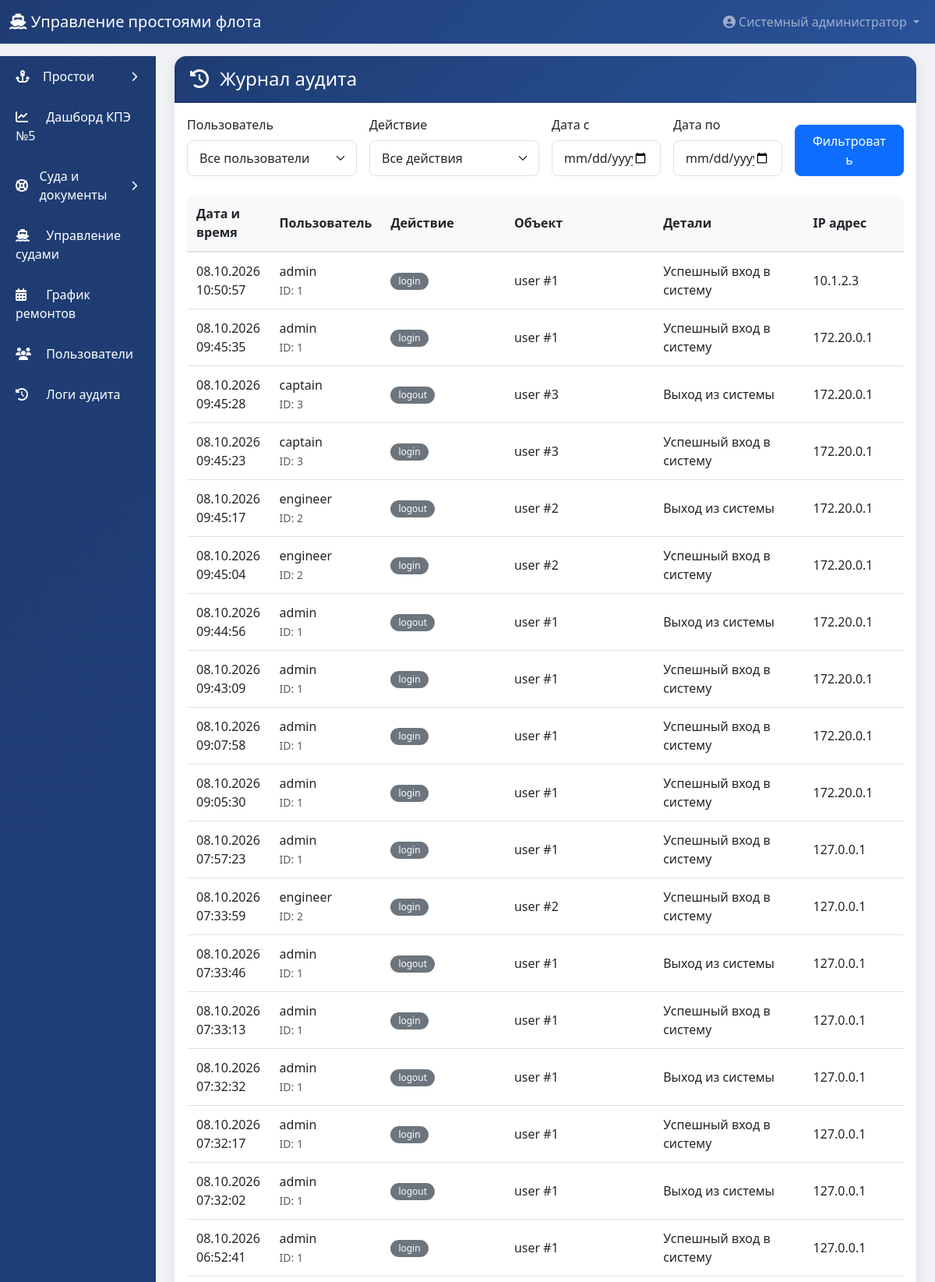
The page /admin/logs (signed in, upper part) on the database its author committed.
### models.py (models this page shows)
class User(UserMixin, db.Model):
    __tablename__ = 'users'
    id = db.Column(db.Integer, primary_key=True)
    username = db.Column(db.String(80), unique=True, nullable=False)
    password_hash = db.Column(db.String(200), nullable=False)
    full_name = db.Column(db.String(200), nullable=False)
    role = db.Column(db.String(20), nullable=False)
    is_active = db.Column(db.Boolean, default=True)
    ship_id = db.Column(db.Integer, db.ForeignKey('ships.id'), nullable=True)
    created_at = db.Column(db.DateTime, default=datetime.utcnow)
    ship = db.relationship('Ship', backref='captains', foreign_keys=[ship_id])

class AuditLog(db.Model):
    __tablename__ = 'audit_logs'
    id = db.Column(db.Integer, primary_key=True)
    user_id = db.Column(db.Integer, db.ForeignKey('users.id'))
    username = db.Column(db.String(80))
    action = db.Column(db.String(200), nullable=False)
    target_type = db.Column(db.String(50))
    target_id = db.Column(db.Integer)
    details = db.Column(db.Text)
    ip_address = db.Column(db.String(50))
    created_at = db.Column(db.DateTime, default=datetime.utcnow)
    user = db.relationship('User', backref='audit_logs')

### app.py (the view)
@app.route('/admin/logs')
@login_required
@admin_required
def admin_logs():
    user_filter = request.args.get('user_id', '')
    action_filter = request.args.get('action', '')
    date_from = request.args.get('date_from', '')
    date_to = request.args.get('date_to', '')
    query = AuditLog.query
    if user_filter:
        query = query.filter_by(user_id=int(user_filter))
    if action_filter:
        query = query.filter(AuditLog.action.like(f'%{action_filter}%'))
    if date_from:
        query = query.filter(AuditLog.created_at >= datetime.strptime(date_from, '%Y-%m-%d'))
    if date_to:
        query = query.filter(AuditLog.created_at <= datetime.strptime(date_to, '%Y-%m-%d') + timedelta(days=1))
    logs = query.order_by(AuditLog.created_at.desc()).limit(500).all()
    users = User.query.all()
    actions = db.session.query(AuditLog.action).distinct().all()
    return render_template('admin/logs.html', logs=logs, users=users, actions=actions)

### auth.py (called while the page is built)
@login_manager.user_loader
def load_user(user_id):
    return User.query.get(int(user_id))

def role_required(*roles):
    def decorator(f):
        @wraps(f)
        def decorated_function(*args, **kwargs):
            if not current_user.is_authenticated:
                flash('Пожалуйста, авторизуйтесь', 'warning')
                return redirect(url_for('login'))  # ИСПРАВЛЕНО
            if current_user.role not in roles:
                flash('У вас нет доступа к этой странице', 'danger')
                return redirect(url_for('dashboard'))
            return f(*args, **kwargs)
        return decorated_function
    return decorator

### fleet_routes.py (called while the page is built)
@fleet.app_context_processor
def _inject_fleet_context():
    return {'expiry_titles': EXPIRY_TITLES, 'today_iso': date.today().isoformat()}

### templates/admin/logs.html (shortened to what this page needs)
{% extends "base.html" %}
{% block content %}
<div class="container-fluid">
    <div class="card">
        <div class="card-header">
            <h4 class="mb-0"><i class="fas fa-history me-2"></i> Журнал аудита</h4>
        </div>
        <div class="card-body">
            <form method="GET" class="row g-3 mb-4">
                <div class="col-md-3">
                    <label class="form-label">Пользователь</label>
                    <select name="user_id" class="form-select">
                        <option value="">Все пользователи</option>
                    </select>
                </div>
                <div class="col-md-3">
                    <label class="form-label">Действие</label>
                    <select name="action" class="form-select">
                        <option value="">Все действия</option>
                    </select>
                </div>
                <div class="col-md-2">
                    <label class="form-label">Дата с</label>
                    <input type="date" name="date_from" class="form-control" value="{{ request.args.get('date_from', '') }}">
                </div>
                <div class="col-md-2">
                    <label class="form-label">Дата по</label>
                    <input type="date" name="date_to" class="form-control" value="{{ request.args.get('date_to', '') }}">
                </div>
                <div class="col-md-2 d-flex align-items-end">
                    <button type="submit" class="btn btn-primary w-100">Фильтровать</button>
                </div>
            </form>
            <div class="table-responsive">
                <table class="table table-hover table-sm">
                    <thead>
                        <tr>
                            <th>Дата и время</th>
                            <th>Пользователь</th>
                            <th>Действие</th>
                            <th>Объект</th>
                            <th>Детали</th>
                            <th>IP адрес</th>
                        </tr>
                    </thead>
                    <tbody>
                        {% for log in logs %}
                        <tr>
                            <td>{{ log.created_at.strftime('%d.%m.%Y %H:%M:%S') }}</td>
                            <td>{{ log.username }}<br><small class="text-muted">ID: {{ log.user_id }}</small></td>
                            <td>
                                <span class="badge bg-secondary">{{ log.action }}</span>
                            </td>
                            <td>{{ log.target_type }} #{{ log.target_id }}</td>
                            <td>{{ log.details[:100] }}{% if log.details|length > 100 %}...{% endif %}</td>
                            <td>{{ log.ip_address or '-' }}</td>
                        </tr>
                        {% else %}
                        <tr>
                            <td colspan="6" class="text-center py-5">Нет записей в логах</td>
                        </tr>
                        {% endfor %}
                    </tbody>
                </table>
            </div>
        </div>
    </div>
</div>
{% endblock %}

### templates/base.html (shortened to what this page needs)
<!DOCTYPE html>
<html lang="ru">
<head>
    <link href="https://cdn.jsdelivr.net/npm/bootstrap@5.3.0/dist/css/bootstrap.min.css" rel="stylesheet">
    <link rel="stylesheet" href="https://cdnjs.cloudflare.com/ajax/libs/font-awesome/6.4.0/css/all.min.css">
    <link href="https://cdn.jsdelivr.net/npm/tom-select@2.3.1/dist/css/tom-select.bootstrap5.min.css" rel="stylesheet">
</head>
<body>
    {% if current_user.is_authenticated %}
    <nav class="navbar navbar-expand-lg navbar-dark" style="background: linear-gradient(135deg, #1e3c72 0%, #2a5298 100%);">
        <div class="container-fluid">
            <a class="navbar-brand" href="{{ url_for('dashboard') }}">
                <i class="fas fa-ship"></i> Управление простоями флота
            </a>
            <div class="collapse navbar-collapse" id="navbarNav">
                <ul class="navbar-nav ms-auto">
                    <li class="nav-item dropdown">
                        <a class="nav-link dropdown-toggle" href="#" role="button" data-bs-toggle="dropdown">
                            <i class="fas fa-user-circle"></i> {{ current_user.full_name }}
                        </a>
                    </li>
                </ul>
            </div>
        </div>
    </nav>
    <div class="container-fluid mt-3">
        <div class="row">
            <div class="col-md-2 col-lg-2 d-none d-md-block sidebar p-0">
                <div class="list-group list-group-flush">
                    {% if current_user.role == 'captain' %}
                        <a href="{{ url_for('captain_dashboard') }}" class="list-group-item list-group-item-action">
                            <i class="fas fa-tachometer-alt"></i> Дашборд капитана
                        </a>
                        <a href="{{ url_for('captain_history') }}" class="list-group-item list-group-item-action">
                            <i class="fas fa-history"></i> История простоев
                        </a>
                    {% elif current_user.role == 'admin' %}
                        {% set downtimes_open = request.endpoint in ['engineer_pending', 'engineer_downtimes', 'admin_downtimes_correction'] %}
                        <a href="#downtimesGroup" class="list-group-item list-group-item-action sidebar-group-toggle {% if not downtimes_open %}collapsed{% endif %}" data-bs-toggle="collapse" role="button" aria-expanded="{{ 'true' if downtimes_open else 'false' }}" aria-controls="downtimesGroup">
                            <i class="fas fa-anchor"></i> Простои
                            <i class="fas fa-chevron-down sidebar-chevron"></i>
                        </a>
                        <a href="{{ url_for('engineer_dashboard_page') }}" class="list-group-item list-group-item-action">
                            <i class="fas fa-chart-line"></i> Дашборд КПЭ №5
                        </a>
                        {% set fleet_open = request.blueprint == 'fleet' %}
                        <a href="#fleetGroup" class="list-group-item list-group-item-action sidebar-group-toggle {% if not fleet_open %}collapsed{% endif %}" data-bs-toggle="collapse" role="button" aria-expanded="{{ 'true' if fleet_open else 'false' }}" aria-controls="fleetGroup">
                            <i class="fas fa-life-ring"></i> Суда и документы
                            <i class="fas fa-chevron-down sidebar-chevron"></i>
                        </a>
                        <a href="{{ url_for('admin_ships') }}" class="list-group-item list-group-item-action">
                            <i class="fas fa-ship"></i> Управление судами
                        </a>
                        <a href="{{ url_for('admin_maintenance') }}" class="list-group-item list-group-item-action">
                            <i class="fas fa-calendar-alt"></i> График ремонтов
                        </a>
                        <a href="{{ url_for('admin_users') }}" class="list-group-item list-group-item-action">
                            <i class="fas fa-users"></i> Пользователи
                        </a>
                        <a href="{{ url_for('admin_logs') }}" class="list-group-item list-group-item-action">
                            <i class="fas fa-history"></i> Логи аудита
                        </a>
                    {% endif %}
                </div>
            </div>
            <div class="col-md-10 col-lg-10">
                {% block content %}{% endblock %}
            </div>
        </div>
    </div>
    {% else %}
        {% block content_login %}{% endblock %}
    {% endif %}
</body>
</html>

### templates/base.html (style rules this page uses)
body { background-color: #f0f2f5; font-family: 'Segoe UI', Tahoma, Geneva, Verdana, sans-serif; }
.sidebar { background: linear-gradient(135deg, #1e3c72 0%, #2a5298 100%); min-height: calc(100vh - 56px); border-radius: 0; }
.sidebar .list-group-item { background: transparent; border: none; color: white; padding: 12px 20px; margin: 2px 0; transition: all 0.3s; }
.sidebar .list-group-item i { margin-right: 10px; width: 25px; }
.sidebar .sidebar-group-toggle { display: flex; align-items: center; }
.sidebar .sidebar-chevron { margin: 0 0 0 auto !important; width: auto !important; font-size: 0.8rem; transition: transform 0.3s; }
.sidebar .sidebar-group-toggle.collapsed .sidebar-chevron { transform: rotate(-90deg); }
.card { border-radius: 15px; box-shadow: 0 5px 20px rgba(0,0,0,0.08); border: none; margin-bottom: 20px; }
.card-header { background: linear-gradient(135deg, #1e3c72 0%, #2a5298 100%); color: white; border-radius: 15px 15px 0 0 !important; padding: 15px 20px; font-weight: 600; }
.table { background: white; border-radius: 10px; overflow: hidden; }
.table th { background-color: #f8f9fa; font-weight: 600; border-bottom: 2px solid #dee2e6; }
.table td, .table th { padding: 12px; vertical-align: middle; }
.btn { border-radius: 8px; padding: 8px 20px; transition: all 0.3s; }
.form-control, .form-select { border-radius: 8px; padding: 10px 15px; border: 1px solid #dee2e6; }
.badge { padding: 5px 10px; border-radius: 20px; font-weight: 500; }
.table-responsive { border-radius: 10px; overflow-x: auto; }

### rows shown on the page
User: full_name "Системный администратор"
AuditLog: created_at "08.10.2026 10:50:57", username "admin", user_id "1", action "login", target_type "user", target_id "1", details "Успешный вход в систему", ip_address "10.1.2.3"
AuditLog: created_at "08.10.2026 09:45:35", username "admin", user_id "1", action "login", target_type "user", target_id "1", details "Успешный вход в систему", ip_address "172.20.0.1"
AuditLog: created_at "08.10.2026 09:45:28", username "captain", user_id "3", action "logout", target_type "user", target_id "3", details "Выход из системы", ip_address "172.20.0.1"
AuditLog: created_at "08.10.2026 09:45:23", username "captain", user_id "3", action "login", target_type "user", target_id "3", details "Успешный вход в систему", ip_address "172.20.0.1"
AuditLog: created_at "08.10.2026 09:45:17", username "engineer", user_id "2", action "logout", target_type "user", target_id "2", details "Выход из системы", ip_address "172.20.0.1"
AuditLog: created_at "08.10.2026 09:45:04", username "engineer", user_id "2", action "login", target_type "user", target_id "2", details "Успешный вход в систему", ip_address "172.20.0.1"
AuditLog: created_at "08.10.2026 09:44:56", username "admin", user_id "1", action "logout", target_type "user", target_id "1", details "Выход из системы", ip_address "172.20.0.1"
AuditLog: created_at "08.10.2026 09:43:09", username "admin", user_id "1", action "login", target_type "user", target_id "1", details "Успешный вход в систему", ip_address "172.20.0.1"
AuditLog: created_at "08.10.2026 09:07:58", username "admin", user_id "1", action "login", target_type "user", target_id "1", details "Успешный вход в систему", ip_address "172.20.0.1"
AuditLog: created_at "08.10.2026 09:05:30", username "admin", user_id "1", action "login", target_type "user", target_id "1", details "Успешный вход в систему", ip_address "172.20.0.1"
AuditLog: created_at "08.10.2026 07:57:23", username "admin", user_id "1", action "login", target_type "user", target_id "1", details "Успешный вход в систему", ip_address "127.0.0.1"
AuditLog: created_at "08.10.2026 07:33:59", username "engineer", user_id "2", action "login", target_type "user", target_id "2", details "Успешный вход в систему", ip_address "127.0.0.1"
AuditLog: created_at "08.10.2026 07:33:46", username "admin", user_id "1", action "logout", target_type "user", target_id "1", details "Выход из системы", ip_address "127.0.0.1"
AuditLog: created_at "08.10.2026 07:33:13", username "admin", user_id "1", action "login", target_type "user", target_id "1", details "Успешный вход в систему", ip_address "127.0.0.1"
AuditLog: created_at "08.10.2026 07:32:32", username "admin", user_id "1", action "logout", target_type "user", target_id "1", details "Выход из системы", ip_address "127.0.0.1"
AuditLog: created_at "08.10.2026 07:32:17", username "admin", user_id "1", action "login", target_type "user", target_id "1", details "Успешный вход в систему", ip_address "127.0.0.1"
AuditLog: created_at "08.10.2026 07:32:02", username "admin", user_id "1", action "logout", target_type "user", target_id "1", details "Выход из системы", ip_address "127.0.0.1"
AuditLog: created_at "08.10.2026 06:52:41", username "admin", user_id "1", action "login", target_type "user", target_id "1", details "Успешный вход в систему", ip_address "127.0.0.1"
